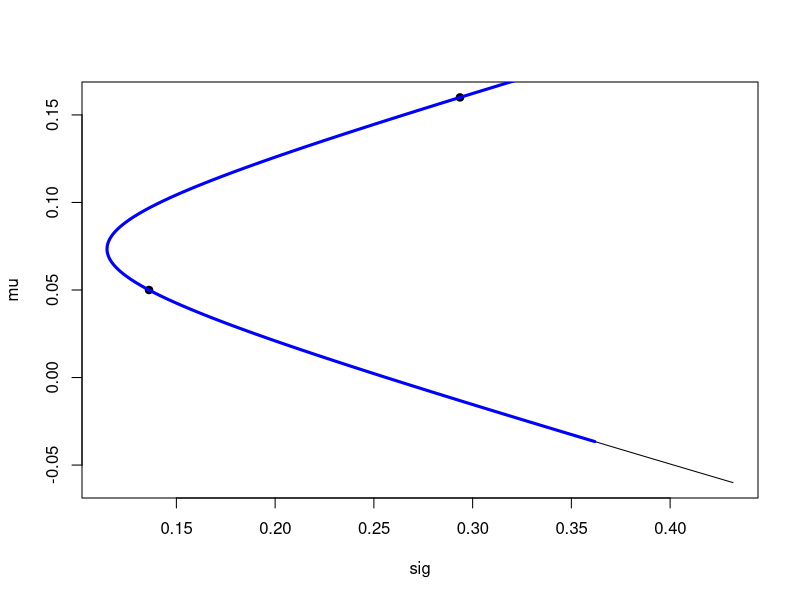
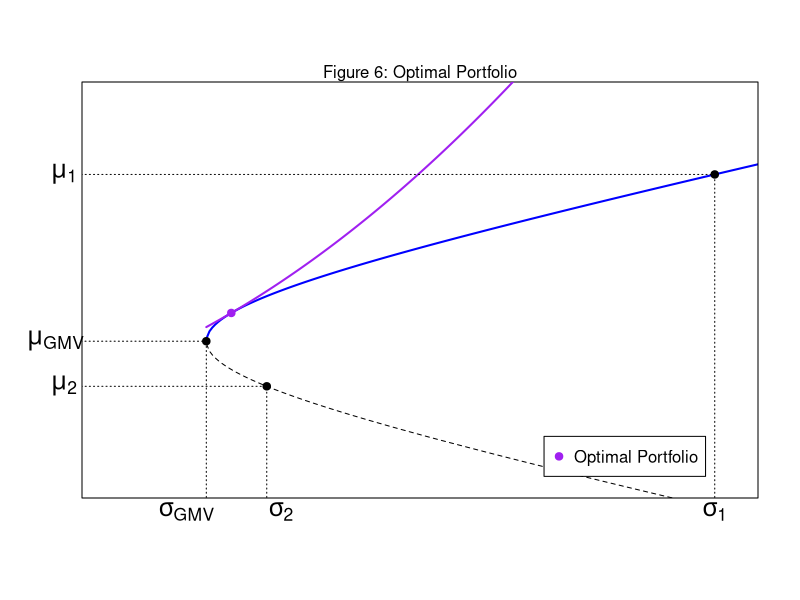

These charts were generated, in order, by the following R code: (Note: this script raises an error after producing the figures.)
#Figure 6: Optimal Portfolio

r1<-c(-0.21,0.09,0.28,0.48) 
r2<-c(0.06,0.18,-0.14,0.1)

m<-c(mean(r1),mean(r2))
sigma<-c(sqrt(var(r1)),sqrt(var(r2)))

cov12=cov(r1,r2,method="pearson") 
corr12=cor(r1,r2,method="pearson")

C<-matrix(c(sigma[1]^2,cov12,
            cov12,sigma[2]^2)
          ,ncol=2,nrow=2) 

invC=solve(C)

#MVB

mu<-c()
sig<-c()
t<-seq(-1.0,1.5,0.001)
s<-seq(-1-0,1,0.001)

for(i in 1:length(s)){
  mu[i]=m[1]*t[i]+m[2]*(1-t[i])
  sig[i]=sqrt(sigma[1]^2*t[i]^2+sigma[2]^2*(1-t[i])^2+2*cov12*t[i]*(1-t[i]))
}

plot(mu~sig,type="l")
points(sigma[1],m[1],pch=19)
points(sigma[2],m[2],pch=19)

#Efficient frontier

wGMV=(sigma[2]^2-cov12)/(sigma[1]^2+sigma[2]^2-2*cov12)

mup<-function(x){
  mp=m[1]*x+m[2]*(1-x)
  return(mp)
}

sigmap<-function(x){
  sp=sqrt(sigma[1]^2*x^2+sigma[2]^2*(1-x)^2+2*cov12*x*(1-x))
  return(sp)
}


mup(wGMV)
sigmap(wGMV)


mu1<-c()
sig1<-c()
for(i in 0:length(t)){
  mu1[i]<-mup(t[i])
  sig1[i]<-sigmap(t[i])
}

lines(mu1[214:length(mu1)]~sig1[214:length(mu1)],type="l",col="blue",lwd="3")


#points(sig1[500],mu1[500],pch=19)

#U=mu1[500]-7/2*sig1[500]^2

#muCE<-c()
#for(i in 214:length(t)){
#  muCE[i]=U+7/2*sig1[i]^2
#}
#lines(muCE~sig1)

A=sigma[1]^2+sigma[2]^2-2*cov12
B=m[2]*sigma[1]^2+m[1]*sigma[2]^2-(m[1]+m[2])*cov12
D=(m[1]-m[2])^2
C=m[2]^2*sigma[1]^2+m[1]^2*sigma[2]^2-2*cov12*m[1]*m[2]

#curve(B/A+sqrt(B^2/A^2+(D/A)*(x^2-(C/D))),xlab=expression(sigma[p]),ylab=expression(mu[p]))
#curve(B/A-sqrt(B^2/A^2+(D/A)*(x^2-(C/D))))

#curve(7*x-((B^2/A^2)+(D/A)*(x^2-(C/D))^(-0.5)*(D/A)*x))
#abline(h = 0, lty = 3)


#fun <- function (x) 7*x-((B^2/A^2)+(D/A)*(x^2-(C/D))^(-0.5)*(D/A)*x)
# curve(fun(x), 0, 8)
#abline(h = 0, lty = 3)
#uni <- uniroot(fun, c(0, 8))$root
#points(uni, 0, pch = 16, cex = 2)

#A=2 and slopes equal at 0.215653

B/A+sqrt(B^2/A^2+(D/A)*(0.215653^2-(C/D)))

mm<-c()
mm1<-c()
for(i in 1:length(t)){
  mm[i]<-B/A+sqrt(B^2/A^2+(D/A)*(t[i]^2-(C/D)))
  mm1[i]<-B/A-sqrt(B^2/A^2+(D/A)*(t[i]^2-(C/D)))
}

plot(mm~t,type="l",ylim=c(0,0.2),xlim=c(0.08,0.3),col="blue",lwd=2,xlab="",ylab="",xaxt="n",yaxt="n")
lines(mm1~t,lty="dashed")

points(sigma[1],m[1],pch=19)
points(sigma[2],m[2],pch=19)
points(sigmap(wGMV),mup(wGMV),pch=19)

#curve(B/A+sqrt(B^2/A^2+(D/A)*(x^2-(C/D))),xlim=c(0,0.4),ylim=c(0,0.2),xlab=expression(sigma[p]),ylab=expression(mu[p]),col="blue",lwd=2)

#slopes equal at sigma= 0.123676
#corresponding return=0.08808104

sigop= 0.123676
mop=B/A+sqrt(B^2/A^2+(D/A)*(0.123676^2-(C/D)))

#Utility level of indifference curve at A=7

U=B/A+sqrt(B^2/A^2+(D/A)*(0.123676^2-(C/D)))-7/2*0.123676^2

#Plot for indifference curve at A=7

muCE<-c()
for(i in 1:length(t)){
  muCE[i]=U+7/2*sig1[i]^2
}
lines(muCE~sig1,col="purple",lwd=2)

points(0.123676,B/A+sqrt(B^2/A^2+(D/A)*(0.123676^2-(C/D))),pch=19,col="purple")
#points(sigma[1],B/A+sqrt(B^2/A^2+(D/A)*(sigma[1]^2-(C/D))),pch=19,col="black")
#points(0.2,0.024,pch=19,col="black")
#points(0.145,0.069,pch=19,col="black")

#(sigma[2],mu[2])

text(0.065,m[2]-0.01, expression(mu[2]), srt = 0, xpd = TRUE, pos = 3,cex=1.5)
segments(0.065,m[2],sigma[2],m[2],lty="dotted")
text(sigma[2]+0.005,-0.025, expression(sigma[2]), srt = 0, xpd = TRUE, pos = 3,cex=1.5)
segments(sigma[2],-0.025,sigma[2],m[2],lty="dotted")

#(sigma[1],mu[1])
text(0.065,m[1]-0.01, expression(mu[1]), srt = 0, xpd = TRUE, pos = 3,cex=1.5)
segments(0.065,m[1],sigma[1],m[1],lty="dotted")
text(sigma[1],-0.025, expression(sigma[1]), srt = 0, xpd = TRUE, pos = 3,cex=1.5)
segments(sigma[1],-0.025,sigma[1],m[1],lty="dotted")

#GMV
text(0.062,mup(wGMV)-0.01, expression(mu[GMV]), srt = 0, xpd = TRUE, pos = 3,cex=1.5)
segments(0.062,mup(wGMV),sigmap(wGMV),mup(wGMV),lty="dotted")
text(sigmap(wGMV)-0.007,-0.025, expression(sigma[GMV]), srt = 0, xpd = TRUE, pos = 3,cex=1.5)
segments(sigmap(wGMV),-0.025,sigmap(wGMV),mup(wGMV),lty="dotted")

#Optimal
#text(0.065,mop-0.01, expression(mu["*"]), srt = 0, xpd = TRUE, pos = 3,cex=1.5)
#segments(0.065,mop,sigop,mop,lty="dotted")
#text(sigop+0.003,-0.025, expression(sigma["*"]), srt = 0, xpd = TRUE, pos = 3,cex=1.5)
#segments(sigop,-0.025,sigop,mop,lty="dotted")

legend(sigma[1]-0.06,0.024,"Optimal Portfolio",pch=19,col="purple")
mtext("Figure 6: Optimal Portfolio",pos = 3,cex=1)

#Weights are w1=0.346191 and w2=0.653809

#Portfolios for different levels of risk aversion A=5,3,2


#A=5

#sigmop1=0.13156 
#mop1=B/A+sqrt(B^2/A^2+(D/A)*(0.13156^2-(C/D)))

#U2=mop1-5/2*sigmop1^2

#Plot for indifference curve at A=5

#muCE1<-c()
#for(i in 1:length(t)){
#  muCE1[i]=U2+5/2*sig1[i]^2
#}
#lines(muCE1~sig1,col="green",lwd=2)

#points(sigmop1,mop1,col="green",pch=19)
#legend(sigma[1]-0.06,0.045,"Optimal Portfolio A=5",pch=19,col="green")

#A=3

#sigmop2=0.156883
#mop2=B/A+sqrt(B^2/A^2+(D/A)*(0.156883^2-(C/D)))

#U3=mop2-3/2*sigmop2^2

#Plot for indifference curve at A=3

#muCE2<-c()
#for(i in 1:length(t)){
#  muCE2[i]=U3+3/2*sig1[i]^2
#}
#lines(muCE2~sig1,col="red",lwd=2)

#points(sigmop2,mop2,col="red",pch=19)
#legend(sigma[1]-0.06,0.065,"Optimal Portfolio A=3",pch=19,col="red")

#A=2

#sigmop3=0.197176
#mop3=B/A+sqrt(B^2/A^2+(D/A)*(0.197176^2-(C/D)))


#U4=mop3-2/2*sigmop3^2

#Plot for indifference curve at A=7

#muCE3<-c()
#for(i in 1:length(t)){
#  muCE3[i]=U4+2/2*sig1[i]^2
#}
#lines(muCE3~sig1,col="orange",lwd=2)

#points(sigmop3,mop3,col="orange",pch=19)
#legend(sigma[1]-0.06,0.085,"Optimal Portfolio A=2",pch=19,col="orange")

#text(sigma[1]-0.06,0.065, expression(lambda["1"]), col="purple",srt = 0, xpd = TRUE, pos = 3,cex=1.5)
#text(sigma[1]-0.054,0.065, expression(">"), col="black",srt = 0, xpd = TRUE, pos = 3,cex=1.5)
#text(sigma[1]-0.0465,0.065, expression(lambda["2"]), col="red",srt = 0, xpd = TRUE, pos = 3,cex=1.5)
#text(sigma[1]-0.04,0.065, expression(">"), col="black",srt = 0, xpd = TRUE, pos = 3,cex=1.5)
#text(sigma[1]-0.0325,0.065, expression(lambda["3"]), col="orange",srt = 0, xpd = TRUE, pos = 3,cex=1.5)

#Sharpe ratios

SR1=mop/sigop
SR2=mop1/sigmop1
SR3=mop2/sigmop2
SR4=mop3/sigmop3

SR1
SR2 
SR3 
SR4

#points(0,0,col="black",pch=19)
#segments(0,0,sigop,mop,type="l",lty="dashed")
#segments(0,0,sigmop2,mop2,type="l",lty="dashed")


#o<-c()
#for(i in 1:100){
#  o[i]=i
#}
#lines(o~o,col="")

#Maximum sharpe ratio

#x = 0.121287